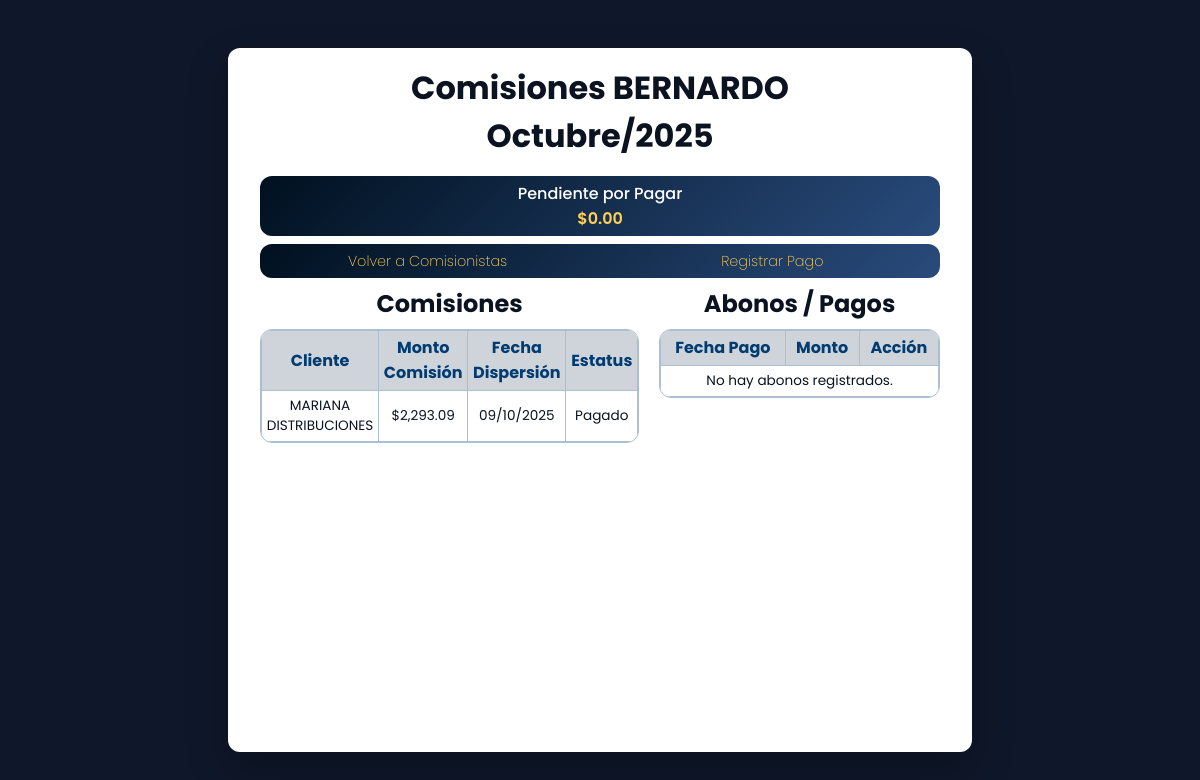
Page /comisiones/detalle/BERNARDO/ on the earlier database version.
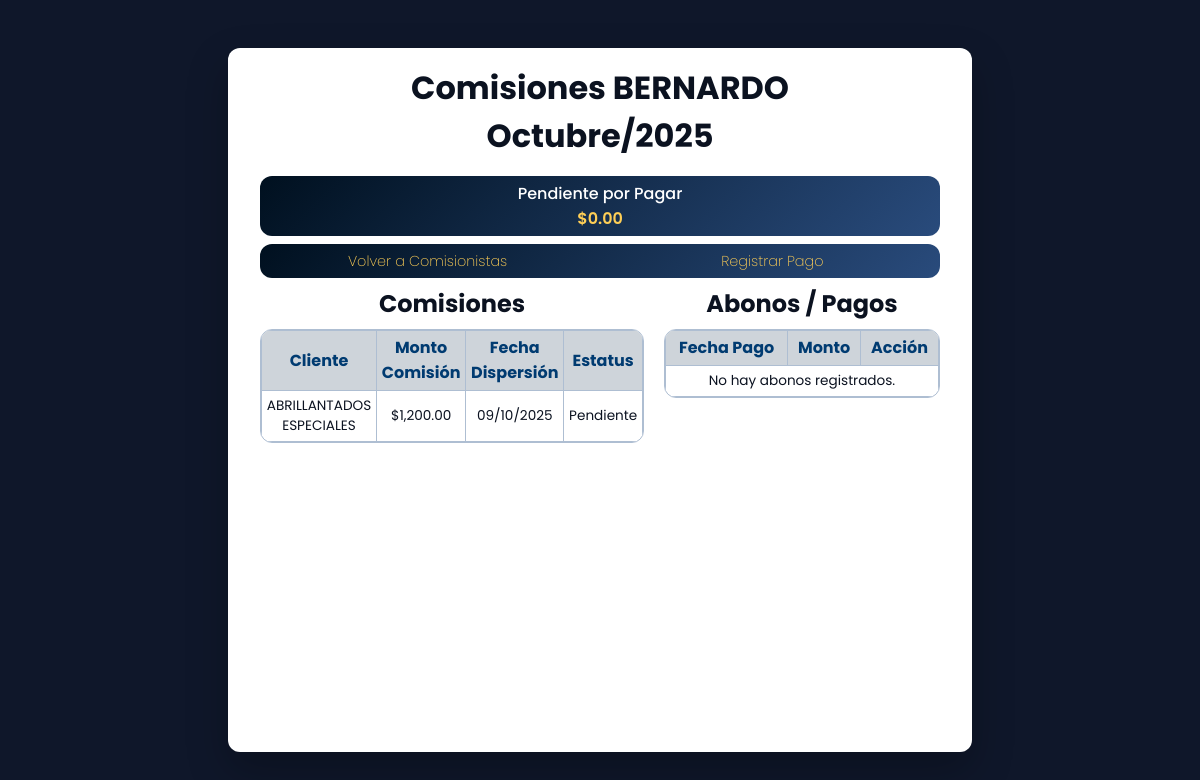
Same page on the later database version.
### comisiones/models.py (models this page shows, shortened)
class Comision(models.Model):
    dispersion = models.ForeignKey(Dispersion, on_delete=models.CASCADE, related_name="comisiones")
    cliente = models.ForeignKey(Cliente, on_delete=models.CASCADE)
    comisionista = models.CharField(max_length=255)
    porcentaje = models.DecimalField(max_digits=5, decimal_places=2)
    monto = models.DecimalField(max_digits=12, decimal_places=2)
    fecha = models.DateTimeField(auto_now_add=True)
    estatus = models.CharField(max_length=50, default='Pendiente')

### clientes/models.py (models this page shows, shortened)
class Cliente(models.Model):
    servicio = models.CharField(max_length=100)
    comision_procom = models.FloatField(blank=True, null=True)
    factura = models.CharField(blank=True, null=True)
    nombre = models.CharField(max_length=150)
    utilidad_enrok = models.FloatField(blank=True, null=True)
    comisionista_1 = models.CharField(max_length=100, blank=True, null=True)
    porcentaje_1 = models.FloatField(blank=True, null=True)
    comisionista_2 = models.CharField(max_length=100, blank=True, null=True)
    porcentaje_2 = models.FloatField(blank=True, null=True)
    comisionista_3 = models.CharField(max_length=100, blank=True, null=True)
    porcentaje_3 = models.FloatField(blank=True, null=True)
    comisionista_4 = models.CharField(max_length=100, blank=True, null=True)
    porcentaje_4 = models.FloatField(blank=True, null=True)
    comisionista_5 = models.CharField(max_length=100, blank=True, null=True)
    porcentaje_5 = models.FloatField(blank=True, null=True)
    comisionista_6 = models.CharField(max_length=100, blank=True, null=True)
    porcentaje_6 = models.FloatField(blank=True, null=True)
    comisionista_7 = models.CharField(max_length=100, blank=True, null=True)
    porcentaje_7 = models.FloatField(blank=True, null=True)
    comisionista_8 = models.CharField(max_length=100, blank=True, null=True)
    porcentaje_8 = models.FloatField(blank=True, null=True)
    comisionista_9 = models.CharField(max_length=100, blank=True, null=True)
    porcentaje_9 = models.FloatField(blank=True, null=True)
    fecha_registro = models.DateTimeField(auto_now_add=True)

### dispersiones/models.py (models this page shows, shortened)
class Dispersion(models.Model):
    fecha = models.DateTimeField(default=timezone.now)
    cliente = models.ForeignKey(Cliente, on_delete=models.CASCADE)
    factura = models.CharField(max_length=100)
    num_factura = models.CharField(max_length=100, blank=True, null=True)
    monto = models.DecimalField(max_digits=12, decimal_places=2)
    comision = models.DecimalField(max_digits=12, decimal_places=2, editable=False)
    num_factura_honorarios = models.CharField(max_length=100, blank=True, null=True)
    total_honorarios = models.DecimalField(max_digits=12, decimal_places=2, editable=False)
    estatus = models.CharField(max_length=50)
    comentarios = models.TextField(blank=True, null=True)
    estatus_periodo = models.CharField(max_length=50)
    estatus_pago = models.CharField(max_length=50, default="Pendiente")
    comision_procom = models.DecimalField(max_digits=5, decimal_places=2, editable=False)

### comisiones/views.py (the view)
# urls.py: path('detalle/<str:comisionista>/', views.detalle_comisiones, name='comisiones_detalle'),
def detalle_comisiones(request, comisionista):
    from urllib.parse import urlparse, parse_qs
    volver_url = request.GET.get('volver', '/comisiones/listar/')
    parsed = urlparse(volver_url)
    query = parse_qs(parsed.query)
    mes = int(query.get('mes', [datetime.now().month])[0])
    mes_nombre = MESES_ES.get(mes, "")
    anio = int(query.get('anio', [datetime.now().year])[0])
    detalle = Comision.objects.filter(
        comisionista=comisionista,
        dispersion__fecha__month=mes,
        dispersion__fecha__year=anio
    )
    abonos = Pago.objects.filter(
        comisionista=comisionista,
        mes=mes,
        anio=anio
    ).order_by('fecha_pago')
    total_liberadas = detalle.filter(estatus='Liberado').aggregate(Sum('monto'))['monto__sum'] or 0
    total_abonos = abonos.aggregate(Sum('monto'))['monto__sum'] or 0
    pendiente_pagar = total_liberadas - total_abonos
    context = {
        'comisionista': comisionista,
        'detalle': detalle,
        'abonos': abonos,
        'next': request.get_full_path(),
        'volver_url': volver_url,
        'mes': mes,
        'mes_nombre': mes_nombre,
        'anio': anio,
        'pendiente_pagar': pendiente_pagar,
    }
    return render(request, 'comisiones/detalle.html', context)

### comisiones/templates/comisiones/detalle.html (shortened to what this page needs)
<!DOCTYPE html>
<html lang="es">
{% load humanize %}
<head>
</head>
<body>
  <div class="card">
    <h1>Comisiones {{ comisionista }}</h1>
    <h1>{{ mes_nombre }}/{{ anio }}</h1>
    <div class="pendiente-box">
      <h2>Pendiente por Pagar</h2>
      <p class="monto">${{ pendiente_pagar|floatformat:2|intcomma }}</p>
    </div>
    <div class="actions">
      <a href="{{ volver_url }}" class="btn" style="border-radius: 12px 0 0 12px">Volver a Comisionistas</a>
      <a href="{% url 'registrar_pago' comisionista %}?next={{ next|urlencode }}&mes={{ mes }}&anio={{ anio }}" class="btn" style="border-radius: 0 12px 12px 0">Registrar Pago</a>
    </div>
    <div style="display:flex; gap: 20px;">
      <div style="flex:1;">
        <h2>Comisiones</h2>
        <div style="border:1px solid #aebed2; border-radius:12px; overflow:hidden;">
          <table>
            <tr>
              <th>Cliente</th>
              <th>Monto Comisión</th>
              <th>Fecha Dispersión</th>
              <th>Estatus</th>
            </tr>
            {% for d in detalle %}
            <tr>
              <td>{{ d.cliente.nombre }}</td>
              <td>${{ d.monto|floatformat:2|intcomma }}</td>
              <td>{{ d.dispersion.fecha|date:"d/m/Y" }}</td>
              <td>{{ d.estatus }}</td>
            </tr>
            {% empty %}
            <tr>
              <td colspan="4" style="text-align:center;">No hay comisiones registradas.</td>
            </tr>
            {% endfor %}
          </table>
        </div>
      </div>
      <div style="flex:1;">
        <h2>Abonos / Pagos</h2>
        <div style="border:1px solid #aebed2; border-radius:12px; overflow:hidden;">
          <table>
            <tr>
              <th>Fecha Pago</th>
              <th>Monto</th>
              <th>Acción</th>
            </tr>
            {% for a in abonos %}
            <tr>
              <td>{{ a.fecha_pago|date:"d/m/Y" }}</td>
              <td>${{ a.monto|floatformat:2|intcomma }}</td>
              <td>
                <a href="{% url 'editar_pago' comisionista a.id %}?next={{ next|urlencode }}&mes={{ mes }}&anio={{ anio }}" class="btn_editar">Editar</a>
              </td>
            </tr>
            {% empty %}
            <tr>
              <td colspan="3" style="text-align:center;">No hay abonos registrados.</td>
            </tr>
            {% endfor %}
          </table>
        </div>
      </div>
    </div>
  </div>
</body>
</html>

Differences in the rows shown:
removed Comision: cliente.nombre "MARIANA DISTRIBUCIONES", monto "2,293.09", dispersion.fecha "09/10/2025", estatus "Pagado"
added Comision: cliente.nombre "ABRILLANTADOS ESPECIALES", monto "1,200.00", dispersion.fecha "09/10/2025", estatus "Pendiente"
